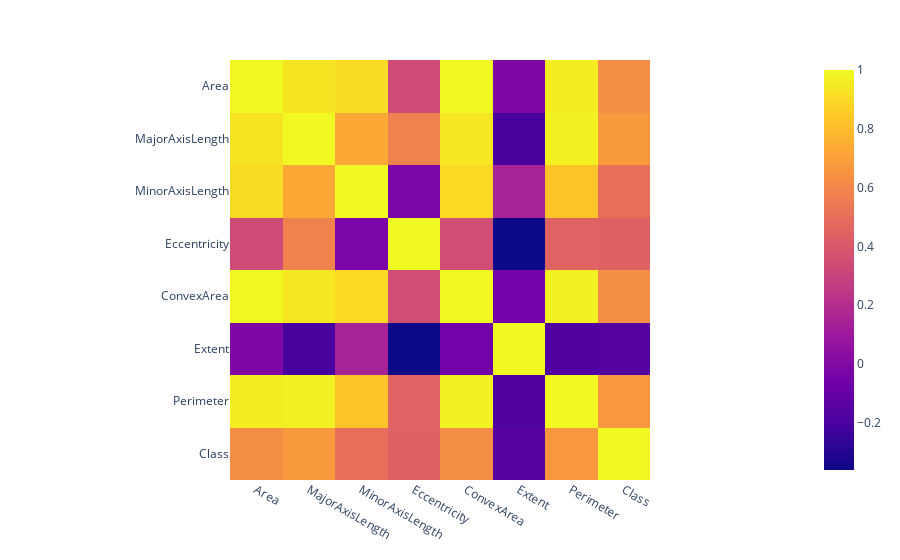

Notebook code for this chart:
### Code cell
corr_matrix = df.corr()
fig = px.imshow(corr_matrix)
fig.show()

### Figure 1 — Plotly figure (JSON) as saved in the notebook; plotly's stock layout.template omitted (floating-point values rounded to 4 significant figures)
{"data": [{"coloraxis": "coloraxis", "hovertemplate": "x: %{x}<br>y: %{y}<br>color: %{z}<extra></extra>", "name": "0", "type": "heatmap", "x": ["Area", "MajorAxisLength", "MinorAxisLength", "Eccentricity", "ConvexArea", "Extent", "Perimeter", "Class"], "xaxis": "x", "y": ["Area", "MajorAxisLength", "MinorAxisLength", "Eccentricity", "ConvexArea", "Extent", "Perimeter", "Class"], "yaxis": "y", "z": [[1, 0.9328, 0.9066, 0.3361, 0.9959, -0.0135, 0.9614, 0.6257], [0.9328, 1, 0.728, 0.5836, 0.945, -0.2039, 0.978, 0.6732], [0.9066, 0.728, 1, -0.02768, 0.8957, 0.1453, 0.8274, 0.5031], [0.3361, 0.5836, -0.02768, 1, 0.3482, -0.3611, 0.4478, 0.4385], [0.9959, 0.945, 0.8957, 0.3482, 1, -0.0548, 0.9766, 0.6256], [-0.0135, -0.2039, 0.1453, -0.3611, -0.0548, 1, -0.1734, -0.1547], [0.9614, 0.978, 0.8274, 0.4478, 0.9766, -0.1734, 1, 0.666], [0.6257, 0.6732, 0.5031, 0.4385, 0.6256, -0.1547, 0.666, 1]]}], "layout": {"coloraxis": {"colorscale": [[0, "#0d0887"], [0.1111, "#46039f"], [0.2222, "#7201a8"], [0.3333, "#9c179e"], [0.4444, "#bd3786"], [0.5556, "#d8576b"], [0.6667, "#ed7953"], [0.7778, "#fb9f3a"], [0.8889, "#fdca26"], [1, "#f0f921"]]}, "margin": {"t": 60}, "xaxis": {"anchor": "y", "constrain": "domain", "domain": [0, 1], "scaleanchor": "y"}, "yaxis": {"anchor": "x", "autorange": "reversed", "constrain": "domain", "domain": [0, 1]}}}
